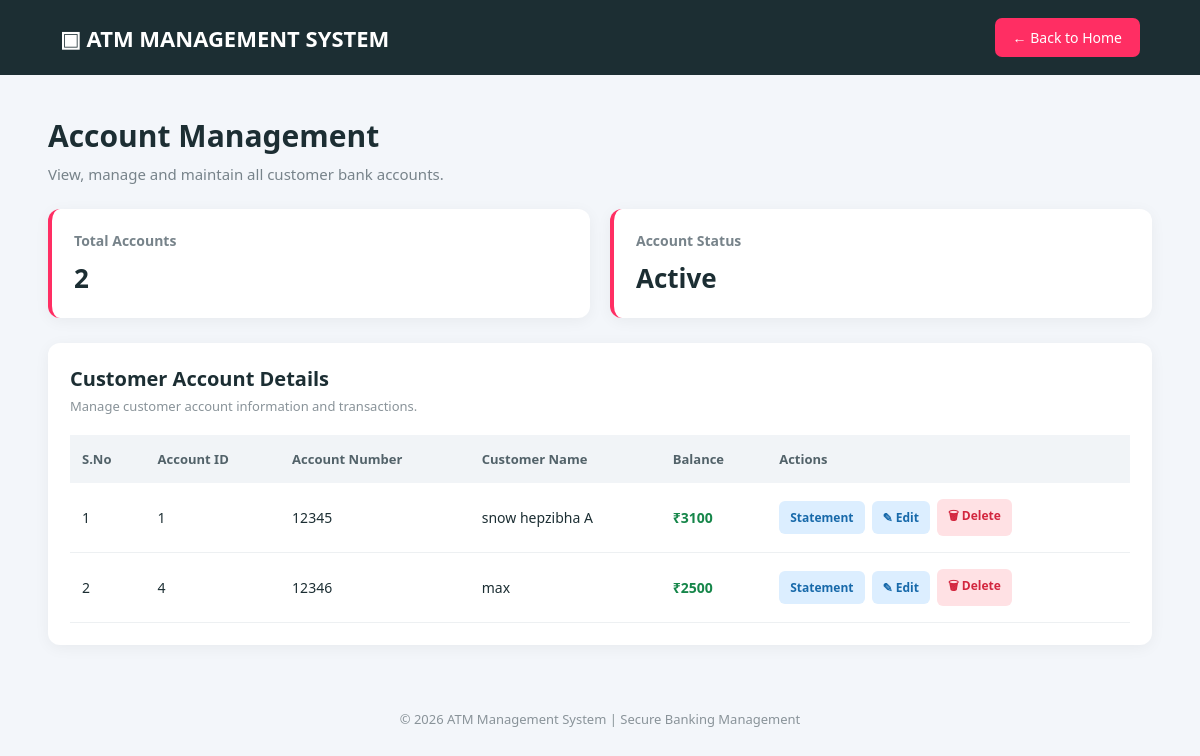
Before: /show_account/ (signed in) with the older database file.
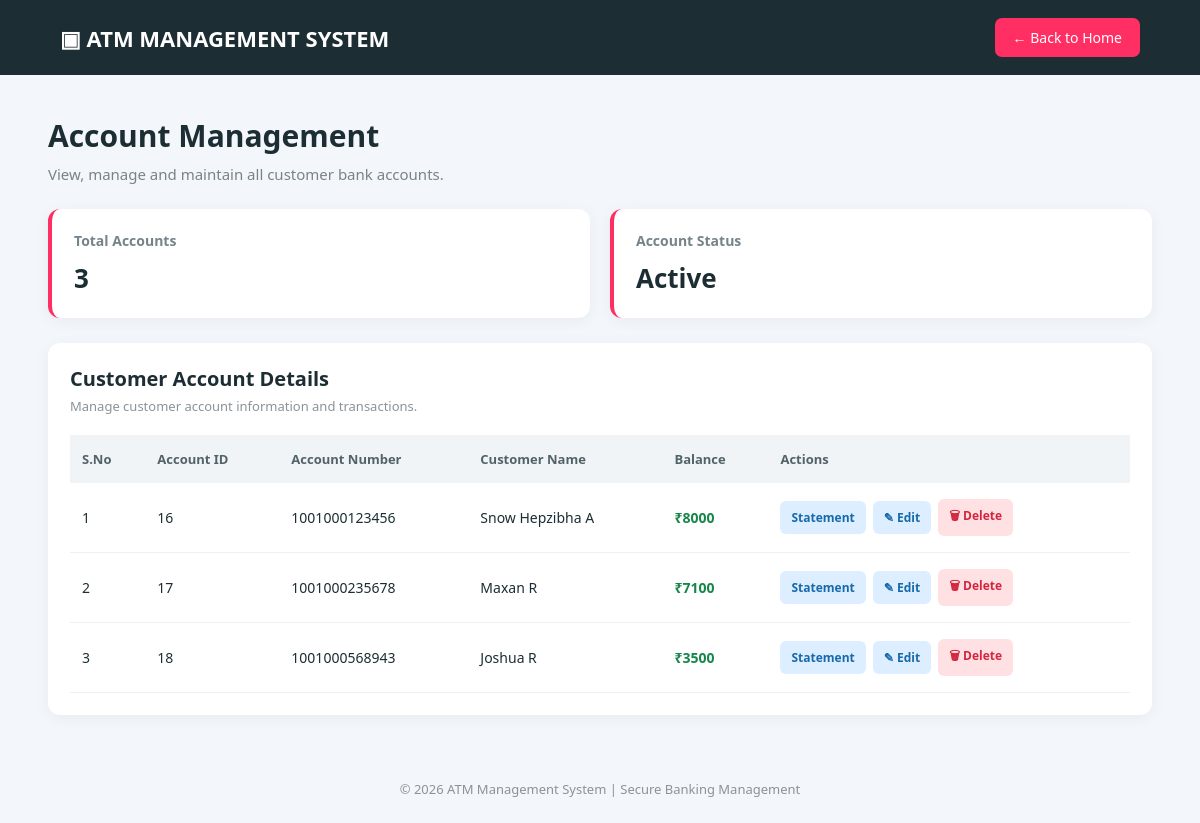
After: the same page with the newer database file.
### atm/models.py (models this page shows, shortened)
class Account(models.Model):
    acc_no = models.IntegerField(unique=True)
    name = models.CharField(max_length=100)
    balance = models.IntegerField(default=0)

### atm/views.py (the view)
# urls.py: path('show_account/',show_account, name='show_account'),
@user_passes_test(admin_required, login_url='admin_login')
def show_account(request):
    accounts = Account.objects.all()
    context = {
        'accounts': accounts
    }
    return render(request, 'show_account.html', context)

### atm/views.py (called while the page is built)
def admin_required(user):
    return user.is_authenticated and user.is_staff

### atm/templates/show_account.html (shortened to what this page needs)
<!DOCTYPE html>
<html lang="en">
<head>
</head>
<body>
    <nav class="navbar">
        <div class="logo">▣ ATM MANAGEMENT SYSTEM</div>
        <a href="{% url 'admin_page' %}">← Back to Home</a>
    </nav>
    <div class="container">
        <div class="page-heading">
            <h1>Account Management</h1>
            <p>View, manage and maintain all customer bank accounts.</p>
        </div>
        <div class="summary">
            <div class="summary-card">
                <h3>Total Accounts</h3>
                <h2>{{ accounts|length }}</h2>
            </div>
            <div class="summary-card">
                <h3>Account Status</h3>
                <h2>Active</h2>
            </div>
        </div>
        <div class="table-container">
            <div class="table-heading">
                <h2>Customer Account Details</h2>
                <p>Manage customer account information and transactions.</p>
            </div>
            <table>
                <thead>
                    <tr>
                        <th>S.No</th>
                        <th>Account ID</th>
                        <th>Account Number</th>
                        <th>Customer Name</th>
                        <th>Balance</th>
                        <th>Actions</th>
                    </tr>
                </thead>
                <tbody>
                    {% for account in accounts %}
                    <tr>
                        <td>{{ forloop.counter }}</td>
                        <td>{{ account.id }}</td>
                        <td>{{ account.acc_no }}</td>
                        <td>{{ account.name }}</td>
                        <td class="balance">
                            ₹{{ account.balance }}
                        </td>
                        <td>
                            <div class="action-buttons">
                                <a href="{% url 'statement' %}" class="action edit">
                                    Statement
                                </a>
                                <a href="{% url 'updatepage' account.id %}" class="action edit">
                                    ✎ Edit
                                </a>
                                <form method="POST" action="{% url 'deletepage' account.id %}" class="delete-form"
                                    onsubmit="return confirm('Are you sure you want to delete this account?');">
                                    <button type="submit" class="action delete">
                                        🗑 Delete
                                    </button>
                                </form>
                            </div>
                        </td>
                    </tr>
                    {% empty %}
                    <tr>
                        <td colspan="6" class="empty">
                            No customer accounts found.
                        </td>
                    </tr>
                    {% endfor %}
                </tbody>
            </table>
        </div>
    </div>
    <div class="footer">
        © 2026 ATM Management System | Secure Banking Management
    </div>
</body>
</html>

### atm/templates/show_account.html (style rules this page uses)
* { margin: 0; padding: 0; box-sizing: border-box; font-family: 'Segoe UI', Arial, sans-serif; }
body { background: #f3f6fa; color: #1c2e33; min-height: 100vh; }
.navbar { background: #1c2e33; padding: 18px 5%; display: flex; justify-content: space-between; align-items: center; color: white; flex-wrap: wrap; gap: 12px; }
.logo { font-size: 22px; font-weight: bold; }
.navbar a { color: white; text-decoration: none; background: #ff2e63; padding: 10px 18px; border-radius: 7px; font-size: 14px; }
.container { width: 92%; max-width: 1250px; margin: 40px auto; }
.page-heading { margin-bottom: 25px; }
.page-heading h1 { font-size: 30px; margin-bottom: 8px; }
.page-heading p { color: #77838a; font-size: 15px; }
.summary { display: flex; gap: 20px; margin-bottom: 25px; flex-wrap: wrap; }
.summary-card { background: white; padding: 22px; border-radius: 12px; flex: 1; min-width: 200px; box-shadow: 0 3px 15px rgba(0, 0, 0, 0.05); border-left: 4px solid #ff2e63; }
.summary-card h3 { font-size: 14px; color: #77838a; margin-bottom: 10px; }
.summary-card h2 { font-size: 26px; color: #1c2e33; }
.table-container { background: white; border-radius: 12px; padding: 22px; box-shadow: 0 3px 15px rgba(0, 0, 0, 0.05); overflow-x: auto; }
.table-heading { margin-bottom: 20px; }
.table-heading h2 { font-size: 20px; margin-bottom: 5px; }
.table-heading p { color: #899399; font-size: 13px; }
table { width: 100%; border-collapse: collapse; min-width: 900px; }
th { background: #f1f4f7; color: #526269; padding: 15px 12px; text-align: left; font-size: 13px; }
td { padding: 16px 12px; border-bottom: 1px solid #edf0f2; font-size: 14px; }
.balance { font-weight: bold; color: #16864a; }
.action-buttons { display: flex; align-items: center; gap: 7px; }
.action { text-decoration: none; border: none; padding: 8px 11px; border-radius: 6px; font-size: 12px; font-weight: 600; cursor: pointer; transition: 0.2s; white-space: nowrap; }
.edit { background: #dceeff; color: #1769aa; }
.delete { background: #ffe1e4; color: #d3263e; }
.delete-form { display: inline; margin: 0; }
.footer { text-align: center; padding: 25px; color: #899399; font-size: 13px; }

Changed rows visible on the page:
removed Account: id "1", acc_no "12345", name "snow hepzibha A", balance "3100"
removed Account: id "4", acc_no "12346", name "max", balance "2500"
added Account: id "16", acc_no "1001000123456", name "Snow Hepzibha A", balance "8000"
added Account: id "17", acc_no "1001000235678", name "Maxan R", balance "7100"
added Account: id "18", acc_no "1001000568943", name "Joshua R", balance "3500"
Other visible differences:
{{ accounts|length }}: "2" → "3"
